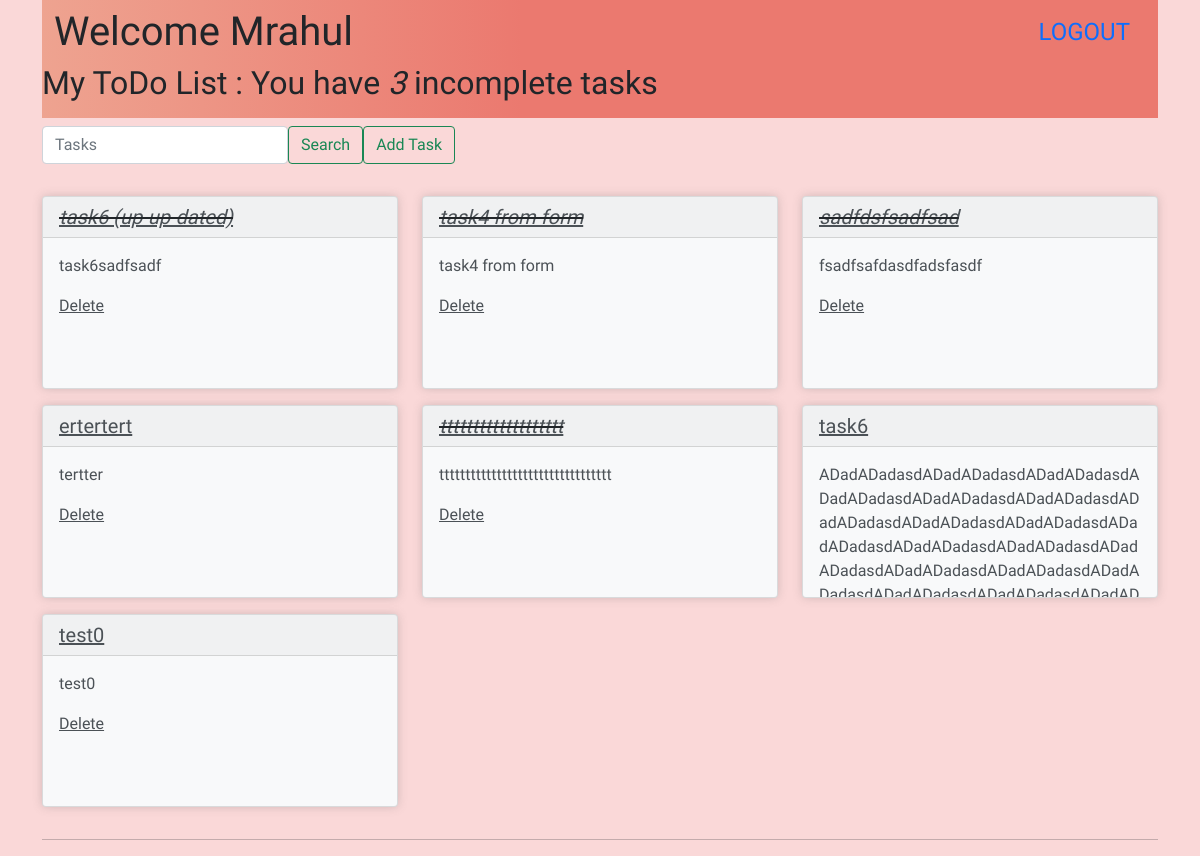
The app's page / (signed in) with its own data.
### base/models.py (models this page shows)
class Task(models.Model):
    user = models.ForeignKey(User, on_delete=models.CASCADE, null=True, blank=True)
    title = models.CharField(max_length=200)
    description = models.TextField(null=True, blank=True)
    complete = models.BooleanField(default=False)
    created = models.DateTimeField(auto_now_add=True)
    def __str__(self):
        return self.title

### base/views.py (the view)
# urls.py: path('', TaskList.as_view(), name='tasks'),
class TaskList(LoginRequiredMixin, ListView):
    model = Task
    context_object_name = 'tasks'
    def get_context_data(self, **kwargs):
        context = super().get_context_data(**kwargs)
        context['tasks'] = context['tasks'].filter(user=self.request.user)
        context['count'] = context['tasks'].filter(complete=False).count()
        search_input = self.request.GET.get('search-area') or ''
        if search_input:
            context['tasks'] = context['tasks'].filter(title__icontains = search_input)
        context['search_input'] = search_input
        return context

### base/templates/base/task_list.html (shortened to what this page needs)
{% extends 'base/main.html' %}
{% block content %}
<nav class="navbar" style="background: linear-gradient(90deg, #EEA390 0%, #EB796F 43%, #EB796F 100%);">
    <div class="container-fluid">
        <h1>Welcome {{request.user | title}}</h1>
            {% if request.user.is_authenticated %}
                <h4><a class="nav-link" href="{% url 'logout' %}">LOGOUT</a></h4>
            {% else %}
            <h4><a class="nav-link" href="{% url 'login' %}">LOGIN</a></h4>
            {% endif %}
    </div>
    <h2>My ToDo List  : You have <i>{{ count }}</i> incomplete task{{count|pluralize:"s"}}</h2>
</nav>
<nav class="navbar navbar-expand-lg navbar-light blue-grey lighten-5 mb-4">
      <form method="GET" class="d-flex">
        <input class="form-control" placeholder="Tasks" type="text" name="search-area" value="{{ search_input }}">
        <input class="btn btn-outline-success" type="submit" value="Search">
    </form>
    <a class="btn btn-outline-success" href="{% url 'task-create' %}" >Add Task</a>
  </nav>
<div class="content">
    <div class="container-fluid p-0">
        <div class="row">
            {% for task in tasks %}
            <div class="col-12 col-md-6 col-lg-4" >
                <div class="card bg-light mb-3" style="box-shadow: 0 0 10px 0 rgba(100, 100, 100, 0.26);">
                    <div class="card-header">
                        <h5 class="card-title mb-0">
                            {% if task.complete %}
                                <i><s><a class="card-link" href="{% url 'task-update' task.id %}">{{ task }}</a></s></i>
                            {% else %}
                                <a class="card-link" href="{% url 'task-update' task.id %}" >{{ task }}</a>
                            {% endif %}
                        </h5>
                    </div>
                    <div class="card-body scrollbar scrollbar-juicy-peach"
                    style="height:150px;overflow-y: scroll;">
                        <p class="card-text" >{{ task.description }}
                        </p>
                        <a href="{% url 'task-delete' task.id %}" class="card-link">Delete</a>
                    </div>
                </div>
            </div>
            {% endfor %}
        </div>
    </div>
</div>
<hr>
{% endblock content %}

### base/templates/base/main.html (shortened to what this page needs)
<!DOCTYPE html>
<html>
    <head>
        <link href="https://cdn.jsdelivr.net/npm/bootstrap@5.1.0/dist/css/bootstrap.min.css" rel="stylesheet">
    </head>
    <body class="container">
        {% block content %}
        {% endblock content %}
    </body>
</html>

### base/templates/base/main.html (style rules this page uses)
body { background-color: #fad8d8; font-family: 'Dosis', sans-serif; font-family: 'Tenali Ramakrishna', sans-serif; }
a,p { color: #4b5156; }

### records on screen
Task: title "task6 (up-up-dated)", description "task6sadfsadf"
Task: title "task4 from form", description "task4 from form"
Task: title "sadfdsfsadfsad", description "fsadfsafdasdfadsfasdf"
Task: title "ertertert", description "tertter"
Task: title "ttttttttttttttttttt", description "ttttttttttttttttttttttttttttttttt"
Task: title "task6"
Task: title "test0", description "test0"

### other values on screen
{{ request.user | title }} "Mrahul"
{{ count }} "3"
